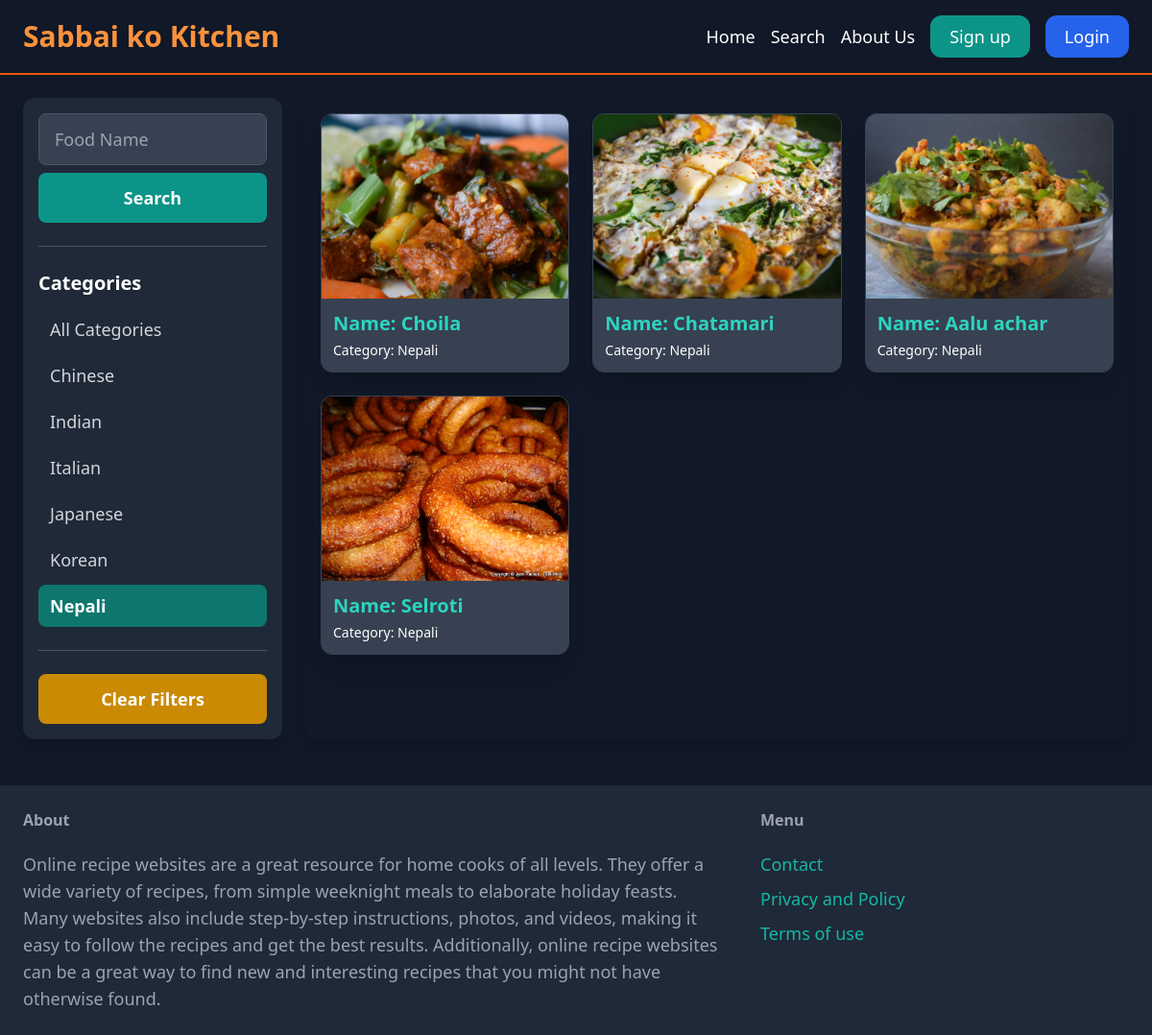
The app's page /items/?query=&category=1 with its own data.
### item/models.py (models this page shows, shortened)
class Category(models.Model):
    name = models.CharField(max_length=255)
    class Meta:
        ordering = ('name',)
        verbose_name_plural = 'Categories'
    def __str__ (self):
        return self.name

class Item(models.Model):
    category = models.ForeignKey(Category, related_name='items', on_delete=models.CASCADE)
    name = models.CharField(max_length=255)
    description = models.TextField(blank=True, null = True)
    image = models.ImageField(upload_to='item_images', blank=True, null=True)
    created_by = models.ForeignKey(User,related_name='item', on_delete=models.CASCADE)
    created_at = models.DateTimeField(auto_now_add=True)
    ingredient = models.TextField(blank=True, null = True)
    process = models.TextField(blank=True, null = True)

### item/views.py (the view)
# urls.py: path('', views.items, name='items'),
def items(request):
    query = request.GET.get('query','')
    category_id = request.GET.get('category', 0)
    category = Category.objects.all()
    items = Item.objects.filter()
    if category_id:
        items = items.filter(category_id = category_id)
    if query:
        items = items.filter(Q(name__icontains=query) | Q(description__icontains=query))
    return render(request, 'item/search.html',{
        'items' : items,
        'query' : query,
        'category' : category,
        'category_id' : int(category_id)
    })

### item/templates/item/search.html (shortened to what this page needs)
{% extends 'main/base.html' %}
{% block content %}
    <div class="pb-6 grid grid-cols-4 gap-6">
        <div class="col-span-1 p-4 bg-gray-800 rounded-xl shadow-lg">
            <form method="get" action="{% url 'item:items' %}">
                <input name="query"
                       class="w-full py-3 px-4 mb-2 text-lg border border-gray-600 bg-gray-700 text-white rounded-lg focus:outline-none focus:ring-2 focus:ring-teal-500 placeholder-gray-400"
                       type="text"
                       value="{{ query|default:'' }}"
                       placeholder="Food Name">
                <button class="w-full py-3 text-white text-lg font-semibold bg-teal-600 hover:bg-teal-500 rounded-lg transition duration-200">
                    Search
                </button>
            </form>
            <hr class="my-6 border-gray-600">
            <p class="font-bold text-xl text-white mb-3">Categories</p>
            <ul>
                <li class="mb-1">
                    <a href="{% url 'item:items' %}?query={{ query|default:'' }}&category=0"
                       class="block py-2 px-3 text-lg rounded-lg transition duration-200
                              {% if category_id == 0 %}
                                  bg-teal-700 text-white font-semibold
                              {% else %}
                                  text-gray-300 hover:bg-gray-700
                              {% endif %}">
                        All Categories
                    </a>
                </li>
                {% for c in category %}
                    <li class="mb-1">
                        <a href="{% url 'item:items' %}?query={{ query|default:'' }}&category={{ c.id }}"
                           class="block py-2 px-3 text-lg rounded-lg transition duration-200
                                 {% if c.id|stringformat:'s' == category_id|stringformat:'s' %}
                                     bg-teal-700 text-white font-semibold
                                 {% else %}
                                     text-gray-300 hover:bg-gray-700
                                 {% endif %}">
                            {{ c.name }}
                        </a>
                    </li>
                {% endfor %}
            </ul>
            <hr class="my-6 border-gray-600">
            <a href="{% url 'item:items' %}"
               class="w-full text-center py-3 inline-block bg-yellow-600 hover:bg-yellow-500 text-lg font-semibold rounded-lg text-white transition duration-200">
                Clear Filters
            </a>
        </div>
        <div class="col-span-3 p-4 bg-gray-900 rounded-xl shadow-lg">
            <div class="grid grid-cols-1 sm:grid-cols-2 md:grid-cols-3 gap-6">
                {% for item in items %}
                    <div class='transform hover:scale-105 transition duration-300 ease-in-out'>
                        <a href="{% url 'item:detail' item.id %}">
                            <div class="bg-gray-800 border border-gray-700 rounded-xl overflow-hidden shadow-xl h-full flex flex-col">
                                <div class="relative w-full h-48 overflow-hidden">
                                    {% if item.image %}
                                        <img src="{{ item.image.url }}" alt="{{ item.name }}" class="object-cover w-full h-full">
                                    {% else %}
                                        <div class="w-full h-full flex items-center justify-center bg-gray-700 text-gray-400 text-center">
                                            No Image
                                        </div>
                                    {% endif %}
                                </div>
                                <div class="p-3 bg-gray-700 text-white flex flex-col flex-grow justify-center">
                                    <h4 class="font-bold text-xl truncate text-teal-400">Name: {{ item.name }}</h4>
                                    <p class="text-sm font-light mt-1">Category: {{ item.category }}</p>
                                </div>
                            </div>
                        </a>
                    </div>
                {% empty %}
                <div class="col-span-3 text-center py-10 text-xl text-gray-400">
                    No recipes found matching your criteria. Try adjusting your search or filters.
                </div>
                {% endfor %}
            </div>
        </div>
    </div>
{% endblock %}

### main/templates/main/base.html (shortened to what this page needs)
<!doctype html>
<html>
    <head>
        <script src="https://cdn.tailwindcss.com"></script>
    </head>
    <body>
        <nav class="py-4 px-6 flex items-center justify-between border-b-2 border-orange-600 bg-gray-900">
    <a href="{% url 'main:index' %}" class="text-3xl font-bold text-orange-400">
        Sabbai ko Kitchen
    </a>
    <div class="space-x-4 flex items-center">
        <a href="{% url 'main:index' %}" class="text-lg text-white hover:text-orange-400 transition">Home</a>
        <a href="{% url 'item:items' %}" class="text-lg text-white hover:text-orange-400 transition">Search</a>
        <a href="{% url 'main:aboutus' %}" class="text-lg text-white hover:text-orange-400 transition">About Us</a>
        {% if request.user.is_authenticated %}
            <a href="{% url 'item:new' %}" class="px-5 py-2 text-lg rounded-xl bg-teal-600 text-white hover:bg-teal-500 transition">
                Create
            </a>
            <a href="{% url 'dashboard:index' %}" class="px-5 py-2 text-lg rounded-xl bg-blue-600 text-white hover:bg-blue-500 transition">
                Profile
            </a>
            <form method="post" action="{% url 'main:logout' %}" class="inline-block">
    {% csrf_token %}
    <button type="submit"
            class="px-5 py-2 text-lg rounded-xl bg-red-600 text-white hover:bg-red-500 transition font-sans">
        Log out
    </button>
</form>
        {% else %}
            <a href="{% url 'main:signup' %}" class="px-5 py-2 text-lg rounded-xl bg-teal-600 text-white hover:bg-teal-500 transition">Sign up</a>
            <a href="{% url 'main:login' %}" class="px-5 py-2 text-lg rounded-xl bg-blue-600 text-white hover:bg-blue-500 transition">Login</a>
        {% endif %}
    </div>
</nav>
<div class="p-6">
    {% block content %}
    {% endblock %}
</div>
        <footer class="py-6 px-6 flex justify-between bg-gray-800">
            <div class="w-2/3 pr-10">
                <h3 class="mb-5 font-semibold text-gray-400"> About</h3>
                <p class="text-lg text-gray-400"> Online recipe websites are a great resource for home cooks of all levels.
                They offer a wide variety of recipes, from simple weeknight meals to elaborate holiday feasts.
                Many websites also include step-by-step instructions, photos, and videos, making it easy to follow the recipes and get the best results.
                Additionally, online recipe websites can be a great way to find new and interesting recipes that you might not have otherwise found.
                </p>
            </div>
            <div class="w-1/3">
                <h3 class="mb-5 font-semibold text-gray-400 hover:text-teal-400"> Menu</h3>
                <ul class="space-y-2">
                    <li> <a href="{% url 'main:contact' %}" class="text-lg text-teal-500 hover:text-teal-700"> Contact </a> </li>
                    <li> <a href="{% url 'main:privacy' %}" class="text-lg text-teal-500 hover:text-teal-700"> Privacy and Policy </a> </li>
                    <li> <a href="{% url 'main:terms' %}" class="text-lg text-teal-500 hover:text-teal-700"> Terms of use </a> </li>
                </ul>
            </div>
        </footer>
    </body>
</html>

### main/templates/main/base.html (style rules this page uses)
body { margin: 0; padding: 0; min-height: 100vh; display: flex; flex-direction: column; background-color: #111827; color: #f3f4f6; }

### records on screen
Category: name "Chinese"
Category: name "Indian"
Category: name "Italian"
Category: name "Japanese"
Category: name "Korean"
Category: name "Nepali"
Item: image (picture), name "Choila", category "Nepali"
Item: image (picture), name "Chatamari", category "Nepali"
Item: image (picture), name "Aalu achar", category "Nepali"
Item: image (picture), name "Selroti", category "Nepali"
